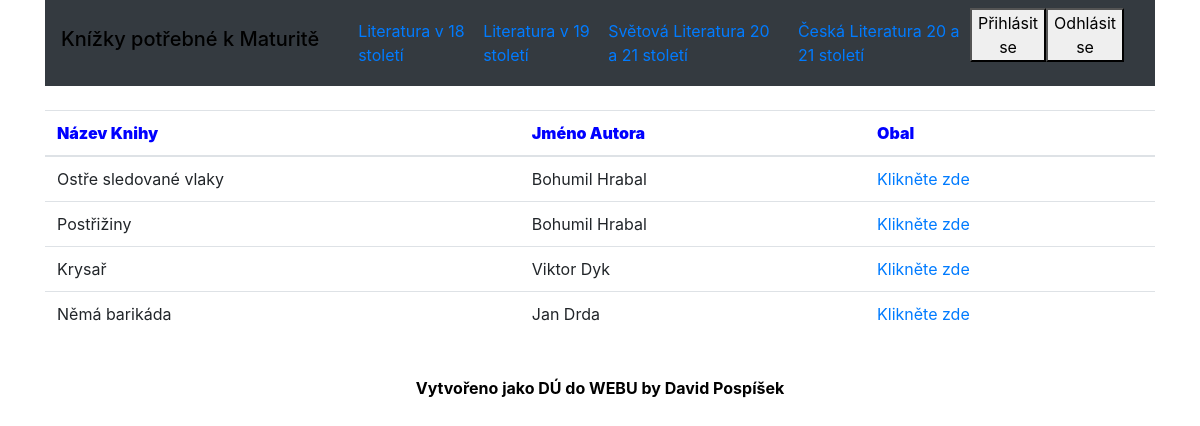
Page /stranka/4 on the committed database.
### tables this page shows
CREATE TABLE `menu` (
  `idmenu` int(11) NOT NULL,
  `categorie` varchar(50) NOT NULL
);

CREATE TABLE `knihy` (
  `id_knihy` int(11) NOT NULL,
  `nazev_knihy` varchar(45) DEFAULT NULL,
  `obal` varchar(120) DEFAULT NULL,
  `autor` varchar(45) DEFAULT NULL,
  `obdobi_idobdobi` int(11) NOT NULL
);

### application/controllers/Kniha_controller.php (called while the page is built, shortened)
<?php defined('BASEPATH') or exit('No direct script access allowed');
class Kniha_controller extends CI_Controller
{
function  __construct()
    {
         $this->load->model('kniha_model');
    }
    public function rozdeleni($id)
    {
            $data['knihy'] = $this->kniha_model->get_page($id);
            $data['polozky'] = $this->kniha_model->get_menu_kategorie();
             $this->load->view('layout/hlavicka', $data);
              $this->load->view('content/page');
               $this->load->view('layout/paticka');
    }
}

### index.php (called while the page is built, shortened)
<?php
require_once BASEPATH.'core/CodeIgniter.php';

### application/models/Kniha_model.php (called while the page is built, shortened)
<?php
class Kniha_model extends CI_Model {
 public function get_page($id){
        $sql = "SELECT * FROM knihy WHERE obdobi_idobdobi = ?";
        $result = $this->db->query($sql, array($id));
       return $result->result();
    }
    public function get_menu_kategorie(){
        $this->db->select('categorie, idmenu');
		$this->db->from('menu');
        $this->db->order_by('idmenu');
        $query = $this->db->get();
        return $query->result();
    }
}

### application/views/content/page.php (the view)
<div class="container">
  <table class="table">
  <thead>
    <tr>
      <th scope="col"><b style="color: blue;">Název Knihy</b></th>
      <th scope="col"><b style="color: blue;">Jméno Autora</b></th>
      <th scope="col"><b style="color: blue;">Obal</b></th>
    </tr>
  </thead>
  <tbody>
     <?php foreach($knihy as $k): ?>
      <tr>
            <td>
                <?php echo $k->nazev_knihy;?>
            </td>
            <td>
                <?php echo $k->autor; ?>
            </td>
            <td>
            <a href="<?php echo base_url("obal/".$k->id_knihy);?>">Klikněte zde</a>
            </td>
    </tr>
  <?php endforeach; ?>
  </tbody>
</table>
</div>

### application/views/layout/hlavicka.php (shortened to what this page needs)
 <head>
    <link rel="stylesheet" href="https://stackpath.bootstrapcdn.com/bootstrap/4.4.1/css/bootstrap.min.css">
 </head>
 <div class="container">
 <nav class="navbar navbar-expand-sm bg-dark navbar-blue">
   <h1 class="navbar-brand"><span style="color: black;">Knížky potřebné k Maturitě</span></h1>
   <div class="container">
        <div class="collapse navbar-collapse" id="navbarResponsive">
           <ul class="navbar-nav ml-auto">
            <?php foreach($polozky as $p): ?>
          <li class="nav-item">
  <a class="nav-link" href="<?php echo base_url("stranka/".$p->idmenu)?>"><?= $p->categorie ?><span class="sr-only">(current)</span></a>
        </li>
    <?php endforeach; ?>
    </ul>
      <form action="<?php echo base_url("auth/login"); ?>">
            <button type="submit">Přihlásit se</button>
      </form>
      <form action="<?php echo base_url("auth/logout"); ?>">
            <button type="submit">Odhlásit se</button>
      </form>
  </div>
</nav>
    </body>
 </div>

### rows in the picture
menu: categorie "Literatura v 18 století"
menu: categorie "Literatura v 19 století"
menu: categorie "Světová Literatura 20 a 21 století"
menu: categorie "Česká Literatura 20 a 21 století"
knihy: nazev_knihy "Ostře sledované vlaky", autor "Bohumil Hrabal"
knihy: nazev_knihy "Postřižiny", autor "Bohumil Hrabal"
knihy: nazev_knihy "Krysař", autor "Viktor Dyk"
knihy: nazev_knihy "Němá barikáda", autor "Jan Drda"
